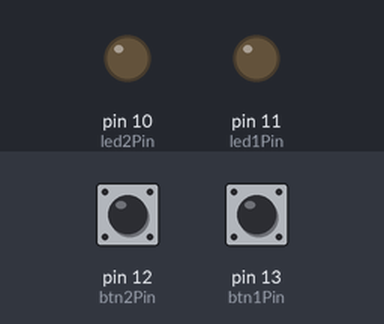
Bench run of a sketch on a simulated Arduino Uno, built with avr-gcc and run on an emulated ATmega328P. On the bench: output pins drawn as LEDs (lit = HIGH). Inputs (shaded band) come from the test bench; at power-on: pin 12 (btn2Pin) LOW, pin 13 (btn1Pin) LOW.

Above: at 0.8 s.
0.9 s: pin 12 (btn2Pin) pulled HIGH for 0.15 s
At 2.2 s:
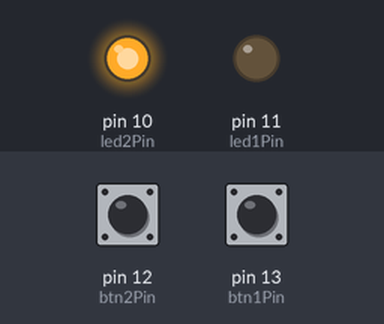
Timing chart, 0 to 3.9 s (numbered marks = the images above; inputs shaded):
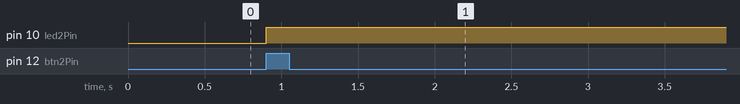

The sketch:

fabulous_sango1.ino
```cpp
const int btn1Pin=13;
const int btn2Pin=12;
const int led1Pin=11;
const int led2Pin=10;
int valBtn1=0;
int valBtn2=0;
void setup() {
pinMode(btn1Pin,INPUT);
pinMode(btn2Pin,INPUT);
pinMode(led1Pin,OUTPUT);
pinMode(led2Pin,OUTPUT);
while ((valBtn1==0)&&(valBtn2==0)){
valBtn1=digitalRead(btn1Pin);
valBtn2=digitalRead(btn2Pin);
}
}

void loop() {
if ((valBtn1==1)&&(valBtn2==0)){
digitalWrite(led1Pin,HIGH);
}
else if ((valBtn2==1)&&(valBtn1==0)){
digitalWrite(led2Pin,HIGH);
}
}
```

Measured:
- after the input at 0.9 s, pin 10 (led2Pin): LOW → HIGH at once
